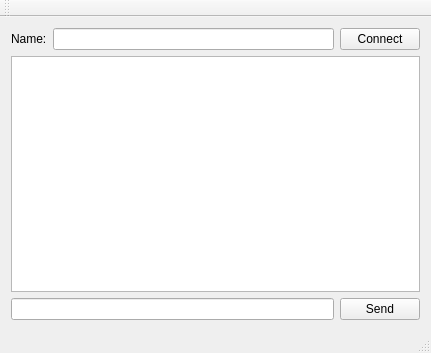
<?xml version="1.0" encoding="UTF-8"?>
<ui version="4.0">
 <class>MainWindow</class>
 <widget class="QMainWindow" name="MainWindow">
  <property name="geometry">
   <rect>
    <x>0</x>
    <y>0</y>
    <width>431</width>
    <height>353</height>
   </rect>
  </property>
  <property name="windowTitle">
   <string>MainWindow</string>
  </property>
  <widget class="QWidget" name="centralWidget">
   <layout class="QVBoxLayout" name="verticalLayout">
    <item>
     <layout class="QHBoxLayout" name="horizontalLayout_2">
      <item>
       <widget class="QLabel" name="label">
        <property name="text">
         <string>Name:</string>
        </property>
       </widget>
      </item>
      <item>
       <widget class="QLineEdit" name="nameInput"/>
      </item>
      <item>
       <widget class="QPushButton" name="connect_button">
        <property name="text">
         <string>Connect</string>
        </property>
       </widget>
      </item>
     </layout>
    </item>
    <item>
     <widget class="QTextBrowser" name="chatDisplay"/>
    </item>
    <item>
     <layout class="QHBoxLayout" name="horizontalLayout">
      <item>
       <widget class="QLineEdit" name="sendInput"/>
      </item>
      <item>
       <widget class="QPushButton" name="send_button">
        <property name="text">
         <string>Send</string>
        </property>
       </widget>
      </item>
     </layout>
    </item>
   </layout>
  </widget>
  <widget class="QMenuBar" name="menuBar">
   <property name="geometry">
    <rect>
     <x>0</x>
     <y>0</y>
     <width>431</width>
     <height>22</height>
    </rect>
   </property>
  </widget>
  <widget class="QToolBar" name="mainToolBar">
   <attribute name="toolBarArea">
    <enum>TopToolBarArea</enum>
   </attribute>
   <attribute name="toolBarBreak">
    <bool>false</bool>
   </attribute>
  </widget>
  <widget class="QStatusBar" name="statusBar"/>
 </widget>
 <layoutdefault spacing="6" margin="11"/>
 <resources/>
 <connections/>
</ui>
